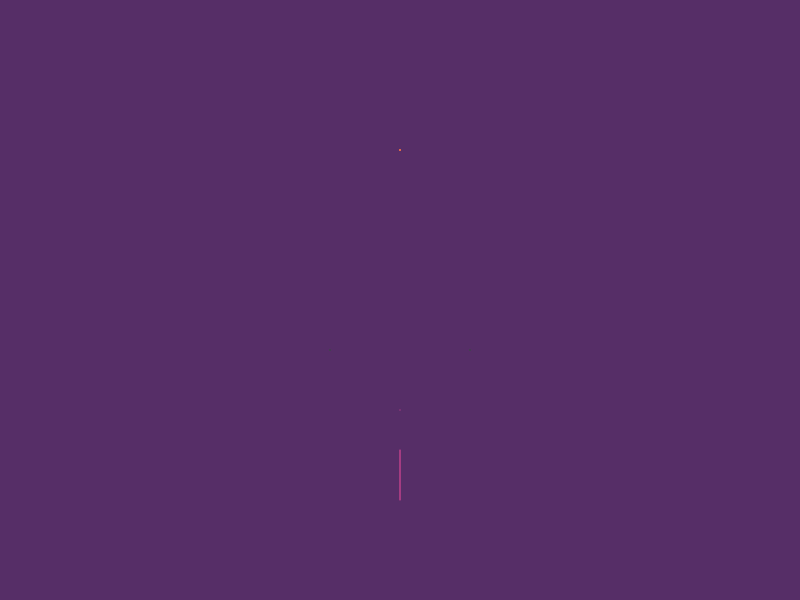
Frame 1 (no input)
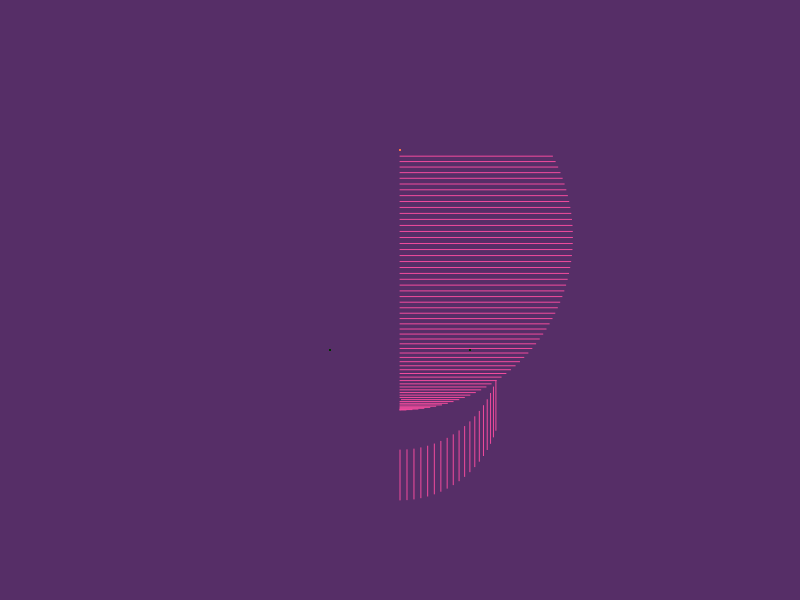
Frame 60 (no input)
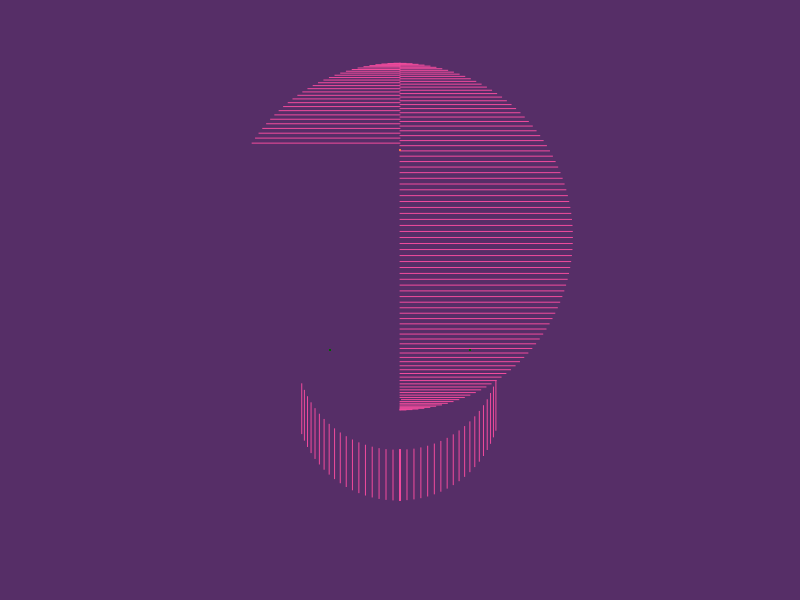
Frame 120 (the mouse pressed at the canvas centre since frame 60)

The p5.js sketch that drew these frames (run headless with seeded random() and noise() and a simulated clock; from frame 60 on, the mouse is pressed at the canvas centre):

// p5.js sketch
// ── sketch.js
var startCenterX=400;
var startCenterY=300;
var offSetY=50;

var startLEyeX=330;
var startLEyeY=offSetY+300;

var startREyeX=470;
var startREyeY=offSetY+300;

var startSkullX=startCenterX;
var startSkullY=startCenterY+offSetY+60;

var startNoseX=startCenterX;
var startNoseY=startCenterY+offSetY+50;

var startJawX=startCenterX;
var startJawY=startCenterY+offSetY+150;
var endJawX=startCenterX;
var endJawY=startCenterY+offSetY+100;

var startFlowerX=startCenterX;
var startFlowerY=startCenterY+offSetY-200;

var lEyeAngleToRad=0;
var lEInc=0;

var skullAngleToRad=0;
var sInc=0;

var noseAngleToRad=0;
var nInc=0;

var jawAngleToRad=0;
var jInc=0;

var flowerAngleToRad=0;
var flowerAngleToRad2=0;
var fInc=0;

var ffAngleToRad=0;
var ffInc=0;

function preload(){
}

function setup() {
  createCanvas(800, 600);
  background(86,46,103);
}

function draw() {
var lEang = radians(lEyeAngleToRad);

var sAng = radians(skullAngleToRad);

var nAng = radians(noseAngleToRad);

var jAng = radians(jawAngleToRad);

var fAng = radians(flowerAngleToRad);
var fAng2 = radians(flowerAngleToRad2);

var ffAng = radians(ffAngleToRad);

var lEX = startLEyeX + (lEInc * cos(lEang));
var lEY = startLEyeY - (lEInc * sin(lEang));

var rEX = startREyeX + (lEInc * cos(lEang));
var rEY = startREyeY - (lEInc * sin(lEang));

var sX = startSkullX + (sInc * cos(sAng));
var sY = startSkullY - (sInc * sin(sAng));

var nX = startNoseX + (nInc * cos(nAng));
var nY = startNoseY - (nInc * sin(nAng));

var sJX = startJawX + (jInc * cos(jAng));
var sJY = startJawY - (jInc * sin(jAng));
var eJX = endJawX + (jInc * cos(jAng));
var eJY = endJawY - (jInc * sin(jAng));

var f1X = startFlowerX - (fInc * cos(fAng2));
var f1Y = startFlowerY + (fInc * sin(fAng2));
var f2X = startFlowerX - (fInc * sin(fAng2));
var f2Y = startFlowerY - (fInc * cos(fAng2));
var f3X = startFlowerX + (fInc * sin(fAng2));
var f3Y = startFlowerY + (fInc * cos(fAng2));
var f4X = startFlowerX + (fInc * cos(fAng2));
var f4Y = startFlowerY - (fInc * sin(fAng2));

var ff1X =  startFlowerX + (ffInc * 2.5 * sin(ffAng));
var ff1Y =  startFlowerY + (ffInc * cos(ffAng));
var ff2X =  startFlowerX - (ffInc * cos(ffAng));
var ff2Y =  startFlowerY + (ffInc * 2.5 * sin(ffAng));
var ff3X =  startFlowerX - (ffInc * 2.5 * sin(ffAng));
var ff3Y =  startFlowerY - (ffInc * cos(ffAng));
var ff4X =  startFlowerX + (ffInc * cos(ffAng));
var ff4Y =  startFlowerY - (ffInc * 2.5 * sin(ffAng));


stroke(0, 255 * sin(frameCount*0.5), 0 * sin(frameCount*0.5));
line(startLEyeX, startLEyeY, lEX, lEY);

stroke(0, 255 * sin(frameCount*0.5), 0 * sin(frameCount+0.5));
line(startREyeX, startREyeY, rEX, rEY);

stroke(241,75,157);
line(sX, sY, startSkullX, sY);

stroke(86,46,103);
line(nX, startNoseY, startNoseX, nY);

stroke(240, 233, 68);
line(startFlowerX, startFlowerY, f1X, f1Y);
line(startFlowerX, startFlowerY, f2X, f2Y);
line(startFlowerX, startFlowerY, f3X, f3Y);
line(startFlowerX, startFlowerY, f4X, f4Y);

//stroke(240, 233, 68);
stroke(330, 67, 75);
line(startFlowerX, startFlowerY, ff1X, ff1Y);
line(startFlowerX, startFlowerY, ff2X, ff2Y);
line(startFlowerX, startFlowerY, ff3X, ff3Y);
line(startFlowerX, startFlowerY, ff4X, ff4Y);



if(jawAngleToRad<=37 || jawAngleToRad>=145) {
  stroke(241,75,157);
  line(sJX, sJY, eJX, eJY);
}






if (skullAngleToRad<=180) {
    sInc += 6 * cos(sAng);
    skullAngleToRad += 1;

  }

if (jawAngleToRad<=180) {
  jInc += 7 * cos(jAng);
  jawAngleToRad += 2;
}
/*else {
  if (jawAngleToRad>=180) {
    jawAngleToRad=0;
  }
}*/
if(skullAngleToRad>=180 && flowerAngleToRad<=180) {
  fInc += 10 * cos(fAng);
  flowerAngleToRad += 8;
  flowerAngleToRad2 += 4;
}

if (skullAngleToRad>=180) {// && lEyeAngleToRad<=180
    lEInc += 4 * cos(lEang);
    lEyeAngleToRad += 2;
  }

if(skullAngleToRad>=180 && noseAngleToRad<=180){
    noseAngleToRad += 2;
    nInc += 3 * cos(nAng);
  }

  if (skullAngleToRad>=180 && ffAngleToRad<=180) {
      ffInc += 3 * cos(ffAng);
      ffAngleToRad += 6;
    }


}
